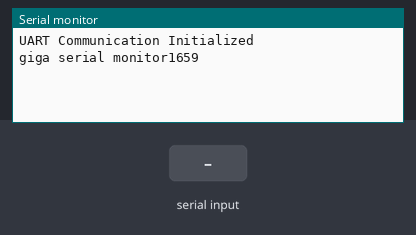
A sketch run on a simulated Arduino Mega 2560, built with avr-gcc and run on an emulated ATmega2560. Parts: the last lines printed to the serial monitor. The inputs (shaded band) are chosen by the test bench.

Above: at 3.0 s.
3.1 s: "1" received over the second serial link
At 5.2 s:
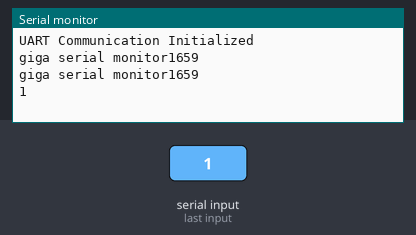
5.5 s: "0" received over the second serial link
At 6.8 s:
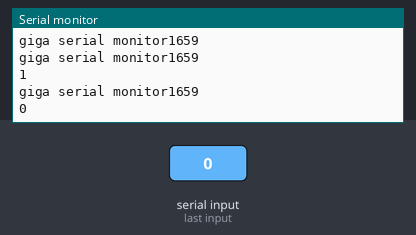
7.0 s: "2" received over the second serial link
At 8.5 s:
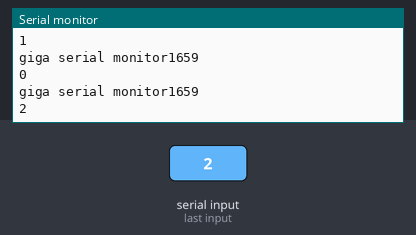

Measured:
- after the input at 3.1 s, the serial monitor: prints a new line after 0.90 s (image 1)
- after the input at 5.5 s, the serial monitor: prints a new line after 0.51 s (image 2)
- after the input at 7.0 s, the serial monitor: prints a new line after 1.0 s (image 3)

The sketch:

giga_r_serial3_RX2.ino
```cpp
void setup() {
  Serial.begin(115200);
  Serial3.begin(115200);  //important RX2

  Serial.println("UART Communication Initialized");
}

void loop() {
  delay(2000);
  // Serial3.println("giga sending time1703");
  Serial.println("giga serial monitor1659");

  String incoming;
  while (Serial3.available()) {
    delay(2);
    char c = Serial3.read();
    incoming += c;
  }
  Serial.println(incoming);

}
```
